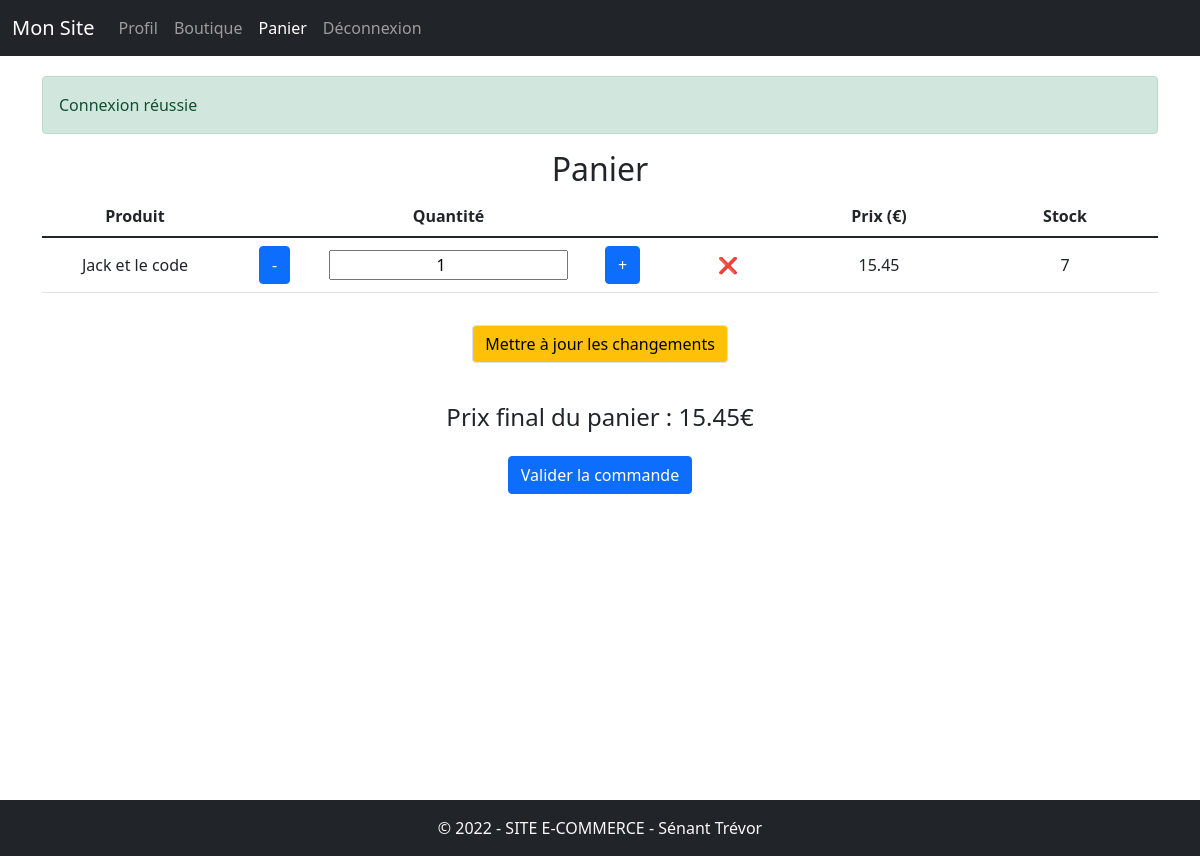
Page /panier.php?action=ajout&id=10 (signed in) on the committed database.
### tables this page shows
CREATE TABLE `produit` (
  `id_produit` int(11) NOT NULL,
  `reference` varchar(20) NOT NULL,
  `categorie` varchar(20) NOT NULL,
  `titre` varchar(100) NOT NULL,
  `description` text NOT NULL,
  `couleur` varchar(20) NOT NULL,
  `taille` varchar(5) NOT NULL,
  `public` enum('m','f','mixte') NOT NULL,
  `photo` varchar(250) NOT NULL,
  `prix` float NOT NULL,
  `stock` int(3) NOT NULL
);

### panier.php (the view, shortened to what this page needs)
<?php
if(isConnected() && !isAdmin()){
    $dataProduct = getAllProduct();
require_once './inc/haut.inc.php';?>
<h2 class="text-center">Panier</h2>
<?php  if(isset($_SESSION['user']['panier'])) { ?>
<form method="post">
    <div class="table-responsive">
        <table class="table text-center">
            <thead>
                <tr>
                    <th scope="col">Produit</th>
                    <th class="col"></th>
                    <th scope="col">Quantité</th>
                    <th class="col"></th>
                    <th class="col"></th>
                    <th scope="col">Prix (€)</th>
                    <th scope="col">Stock</th>
                </tr>
            </thead>
            <tbody>
                <?php
    if(isset($_SESSION['user']['panier']))
    {?>
                <?php foreach($_SESSION['user']['panier'] as $id => $quantity){
            foreach($dataProduct as $data){
                 if($id == $data['id_produit']){ ?>
                <tr class="align-middle">
                    <td class="col-md-2"><?= $data['titre']  ?></td>
                    <td class="col-md-1">
                        <div class="btn btn-primary" id=moins-<?=$id?>>-</div>
                    </td>
                    <td class="col-md-1"><input readonly class="text-center" type="number" name="<?=$id?>" id=<?=$id?>
                            value=<?= $quantity ?>></td>
                    <td class="col-md-1">
                        <div class="btn btn-primary" id=plus-<?=$id?>>+</div>
                    </td>
                    <td><a style="text-decoration:none" href="?action=delete&id=<?=$id?>">❌</a></td>
                    <td class="col-md-2"><?= calcPrice($data['prix'],$quantity)  ?></td>
                    <td class="col-md-2" id="stock-<?=$id?>"><?= $data['stock'] ?></td>
                </tr>
                <?php
                }
            }
        }?>
                <?php
    } ?>
            </tbody>
        </table>
    </div>
    <div class="text-center">
        <input type="submit" value="Mettre à jour les changements" class="btn border btn-warning my-3">
    </div>
    <h4 class="text-center my-4">Prix final du panier : <?= (getFinalPrice()) ?? 0 ?>€</h4>
</form>
<div class="text-center">
    <a href="?action=valider"><button class="btn btn-primary">Valider la commande</button></a>
</div>
<?php
}
} else {
    header('location:connexion.php');
}
require_once './inc/bas.inc.php';

### rows in the picture
produit: titre "Jack et le code", value "1", prix "15.45", stock "7"

### other values in the picture
implode('<br>',$_SESSION['messages'][$className]) "Connexion réussie"
getFinalPrice() "15.45"
